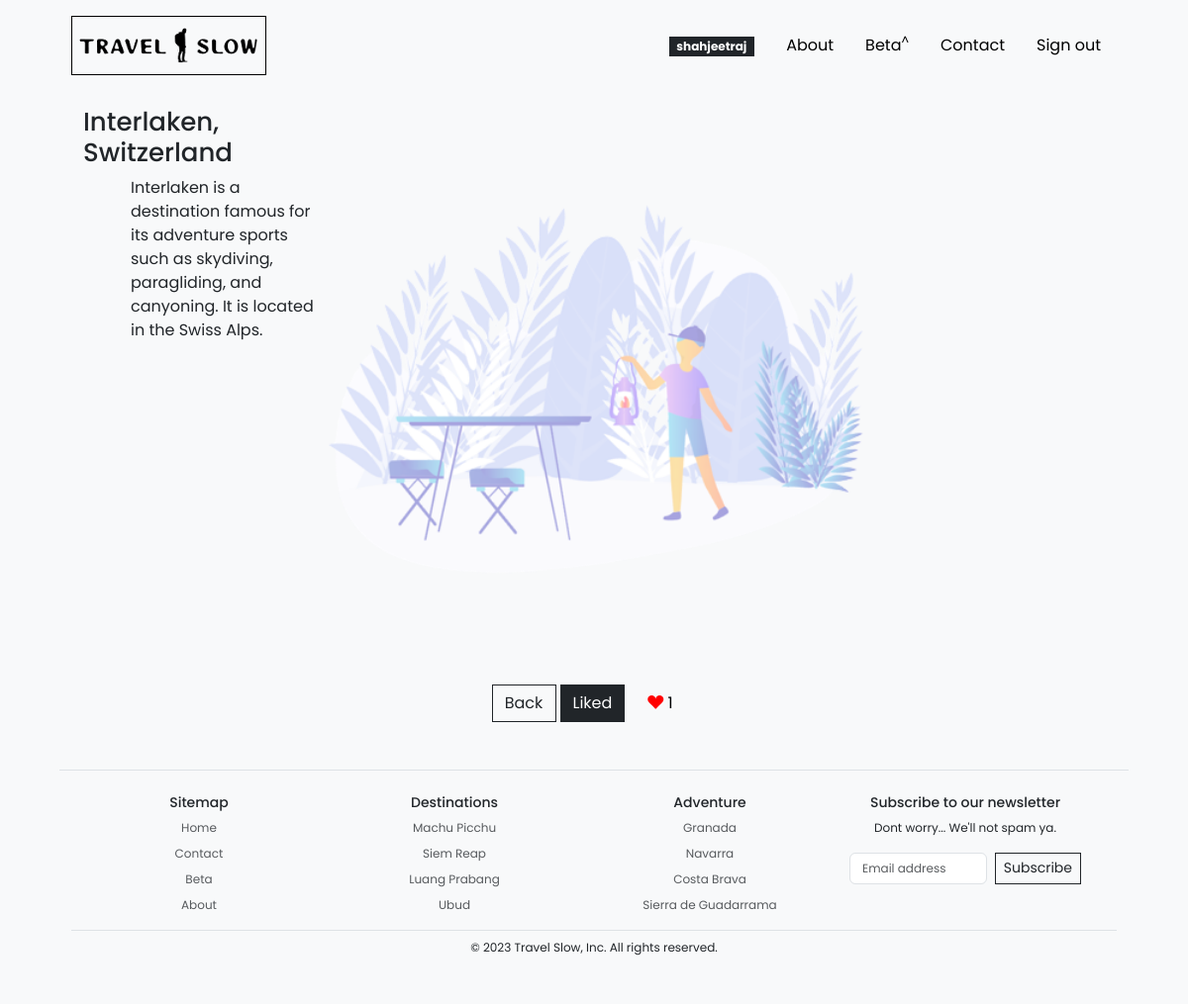
The page /destView/Interlaken (signed in) on the database its author committed.
### destinations/models.py (models this page shows, shortened)
class User(AbstractUser):
    pass

class Destination(BaseModel):
    destination_name = models.CharField(max_length=255)
    destination_country = models.CharField(max_length=100)
    destination_info = models.TextField()
    destination_imageURL = models.TextField(null=True)
    destination_imageURL_2 = models.TextField(null=True)
    destination_imageURL_3 = models.TextField(null=True)
    destination_imageURL_4 = models.TextField(null=True)
    destination_imageURL_5 = models.TextField(null=True)
    destination_imageURL_6 = models.TextField(null=True)
    destination_searchID = models.PositiveIntegerField(default=1)
    destination_likes = models.PositiveIntegerField(default=0, null=True)

### destinations/views.py (the view)
# urls.py: path("destView/<str:destination_name>", views.destView, name="destView"),
def destView(request, destination_name):
    dest = Destination.objects.filter(destination_name=destination_name)
    destForPage = dest.latest('destination_searchID')
    likes = Like.objects.filter(likeDestination=destForPage).count()
    if isinstance(request.user, AnonymousUser):
        liked = False
    else:
        liked = Like.objects.filter(likeDestination=destForPage, likeUser=request.user).exists()
    return render(request, "destinations/destination.html", {
        "destDetails": destForPage,
        "likes": likes,
        "liked": liked
    })

### destinations/templates/destinations/destination.html (shortened to what this page needs)
{% extends "destinations/layout.html" %}
{% load static %}
{% block body %}
<div class="container destination-container row row-cols-sm-1 row-cols-md-4 pt-3 m-0 d-flex" style="background-image: url('/static/destinations/bg2.png');">
    <div class="dest-col col">
        <h2 class="text-start" style="font-size: 26px">{{ destDetails.destination_name }}, {{ destDetails.destination_country }}</h2>
        <p class="text-start ps-5">{{ destDetails.destination_info }}</p>
    </div>
    <div class="dest-col col">
        <div class="dest-col-img" style="background-image: url('{{ destDetails.destination_imageURL }}');"></div>
        <div class="dest-col-img" style="background-image: url('{{ destDetails.destination_imageURL_2 }}');"></div>
    </div>
    <div class="dest-col col">
        <div class="dest-col-img" style="background-image: url('{{ destDetails.destination_imageURL_3 }}');"></div>
        <div class="dest-col-img" style="background-image: url('{{ destDetails.destination_imageURL_4 }}');"></div>
    </div>
    <div class="dest-col col">
        <div class="dest-col-img" style="background-image: url('{{ destDetails.destination_imageURL_5 }}');"></div>
        <div class="dest-col-img" style="background-image: url('{{ destDetails.destination_imageURL_6 }}');"></div>
    </div>
</div>
<div class="mx-auto gap-1 row mb-5">
    <button style="width: 65px;" type="button" onclick="history.back()" id="back" class="btn btn-outline-dark">Back</button>
    {% if user.is_authenticated %}
    <button style="width: 65px;" type="button" data-dest-id="{{ destDetails.pk }}" id="toggleLike" class="btn btn-dark">{% if liked %}Liked{% else %}Like{% endif %}</button>
    {% endif %}
    <button style="width: 65px;" type="button" id="destLikesCount" class="btn btn-light"><i style="color: red;" class="bi bi-suit-heart-fill"></i> {{ likes }}</button>
</div>
{% endblock %}

### destinations/templates/destinations/layout.html (shortened to what this page needs)
{% load static %}
<!doctype html>
<html lang="en" class="h-100">
<head>
  <link href="https://cdn.jsdelivr.net/npm/bootstrap@5.3.2/dist/css/bootstrap.min.css" rel="stylesheet"
>
  <link href="{% static 'destinations/cover.css' %}" rel="stylesheet">
</head>
<body class="d-flex text-center text-dark bg-light">
  <div class="cover-container d-flex mx-auto flex-column" style="width: 100%; padding-left: 5%; padding-right: 5%;">
    <nav class="navbar navbar-expand-md p-0 my-3">
      <div class="container-fluid">
        <a id="brand" href="/" class="d-flex align-items-center text-dark text-decoration-none">
          <img class="brand" alt="travel-slow-logo" href="/" src="{% static 'destinations/TSLogo.png' %}">
        </a>
        <div class=" collapse navbar-collapse" id="navbarNavDropdown">
          <ul class="navbar-nav ms-auto ">
            {% if user.is_authenticated %}
            <li class="nav-link px-3 link-dark"><span style="border-radius: 0;" class="badge text-bg-dark">{{ user.username }}</span></li>
            {% endif %}
            <li class="nav-link px-3 link-dark"><a href="{% url 'about' %}">About</a></li>
            <li class="nav-link px-3 link-dark"><a href="{% url 'beta' %}">Beta<sup>^</sup></a></li>
            <li class="nav-link px-3 link-dark"><a href="{% url 'contact' %}">Contact</a></li>
            {% if user.is_authenticated %}
            <li class="nav-link px-3 link-dark"><a href="{% url 'logout' %}">Sign out</a></li>
            {% endif %}
          </ul>
        </div>
      </div>
      </nav>
    {% block body %}
    {% endblock %}
    <div class="container border-top">
      <footer class="py-3">
        <div class="d-flex container row row-cols-md-4 row-cols-1">
          <div class="col">
            <h5 class="foot-head pt-2">Sitemap</h5>
            <ul class="nav flex-column">
              <li class="nav-item mb-2 foot-nav"><a href="/" class="nav-link p-0 text-muted">Home</a></li>
              <li class="nav-item mb-2 foot-nav"><a href="{% url 'contact' %}" class="nav-link p-0 text-muted">Contact</a></li>
              <li class="nav-item mb-2 foot-nav"><a href="{% url 'beta' %}" class="nav-link p-0 text-muted">Beta</a></li>
              <li class="nav-item mb-2 foot-nav"><a href="{% url 'about' %}" class="nav-link p-0 text-muted">About</a></li>
            </ul>
          </div>
          <div class="col">
            <h5 class="foot-head pt-2">Destinations</h5>
            <ul class="nav flex-column">
              <li class="nav-item mb-2 foot-nav"><a onclick="viewDest('Machu Picchu')" href="#" class="nav-link p-0 text-muted">Machu Picchu</a></li>
              <li class="nav-item mb-2 foot-nav"><a onclick="viewDest('Siem Reap')" href="#" class="nav-link p-0 text-muted">Siem Reap</a></li>
              <li class="nav-item mb-2 foot-nav"><a onclick="viewDest('Luang Prabang')" href="#" class="nav-link p-0 text-muted">Luang Prabang</a></li>
              <li class="nav-item mb-2 foot-nav"><a onclick="viewDest('Ubud')" href="#" class="nav-link p-0 text-muted">Ubud</a></li>
            </ul>
          </div>
          <div class="col">
            <h5 class="foot-head pt-2">Adventure</h5>
            <ul class="nav flex-column">
              <li class="nav-item mb-2 foot-nav"><a onclick="viewDest('Granada')" href="#" class="nav-link p-0 text-muted">Granada</a></li>
              <li class="nav-item mb-2 foot-nav"><a onclick="viewDest('Navarra')" href="#" class="nav-link p-0 text-muted">Navarra</a></li>
              <li class="nav-item mb-2 foot-nav"><a onclick="viewDest('Costa Brava')" href="#" class="nav-link p-0 text-muted">Costa Brava</a></li>
              <li class="nav-item mb-2 foot-nav"><a onclick="viewDest('Sierra de Guadarrama')" href="#" class="nav-link p-0 text-muted">Sierra de Guadarrama</a></li>
            </ul>
          </div>
          <div class="col">
            <form action="{% url 'subscribe' %}" method="post">
              <h5 class="foot-head pt-2">Subscribe to our newsletter</h5>
              <p style="font-size: 12px;">Dont worry... We'll not spam ya.</p>
              <div class="d-flex w-100 gap-2">
                <input style="font-size: 12px;" name="email" id="newsletter1" type="email" class="form-control" required placeholder="Email address">
                <button class="btn btn-sm btn-outline-dark" type="submit">Subscribe</button>
              </div>
            </form>
          </div>
        </div>
        <div class="d-flex justify-content-center py-2 my-2 border-top">
          <p style="font-size: 12px;">© 2023 Travel Slow, Inc. All rights reserved.</p>
        </div>
      </footer>
    </div>
  </div>
</body>
</html>

### destinations/static/destinations/cover.css (style rules this page uses)
body { font-family: 'Poppins', sans-serif; }
.brand { padding: 5px; border: black solid 1px; height: 60px; }
.btn { border-radius: 0; text-shadow: none; }
#back { display: block; }
#toggleLike { display: block; }
.dest-col-img { background-size: cover; overflow: hidden; height: 170px; width:170px; margin:10px 10px 80px 80px; }
.destination-container { min-height: 75vh; background-size: 600px; background-position: top center; background-repeat: no-repeat; }
.row:after { content: ""; display: table; clear: both; }
a { text-decoration: none; color: black; }
.foot-nav { font-size: 12px; }
.foot-head { font-size: 14px; }

### rows shown on the page
User: username "shahjeetraj"
Destination: destination_name "Interlaken", destination_country "Switzerland", destination_info "Interlaken is a destination famous for its adventure sports such as skydiving, paragliding, and canyoning. It is located in the Swiss Alps."

### other values the page prints
{{ likes }} "1"
